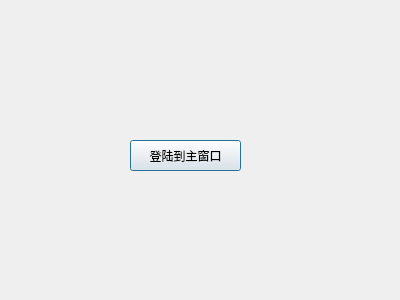
<?xml version="1.0" encoding="UTF-8"?>
<ui version="4.0">
 <class>LoginDlg</class>
 <widget class="QDialog" name="LoginDlg">
  <property name="geometry">
   <rect>
    <x>0</x>
    <y>0</y>
    <width>400</width>
    <height>300</height>
   </rect>
  </property>
  <property name="windowTitle">
   <string>Dialog</string>
  </property>
  <widget class="QPushButton" name="pushButton">
   <property name="geometry">
    <rect>
     <x>130</x>
     <y>140</y>
     <width>111</width>
     <height>31</height>
    </rect>
   </property>
   <property name="text">
    <string>登陆到主窗口</string>
   </property>
  </widget>
 </widget>
 <resources/>
 <connections>
  <connection>
   <sender>pushButton</sender>
   <signal>clicked()</signal>
   <receiver>LoginDlg</receiver>
   <slot>accept()</slot>
   <hints>
    <hint type="sourcelabel">
     <x>178</x>
     <y>152</y>
    </hint>
    <hint type="destinationlabel">
     <x>278</x>
     <y>70</y>
    </hint>
   </hints>
  </connection>
 </connections>
</ui>
